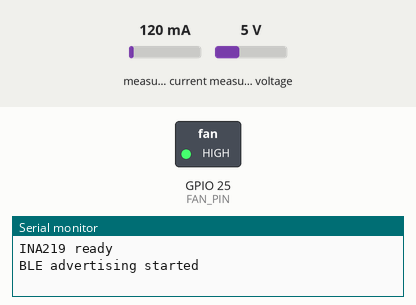
A sketch run on a simulated ESP32. On the bench: switched loads named in the sketch (green lamp = pin HIGH), the last lines printed to the serial monitor. Inputs (shaded band) come from the test bench; at power-on: measured voltage 5 V, measured current 120 mA. Nothing arrives over Bluetooth unless stated; a phone connects over Bluetooth LE 3 s after start.

Above: at 1.7 s.
1.8 s: measured voltage set to 3.7 V
4.8 s: measured voltage set to 3.2 V
At 5.4 s:
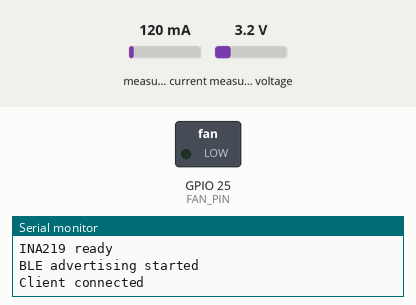
6.3 s: measured voltage set to 3.8 V
At 6.84 s:
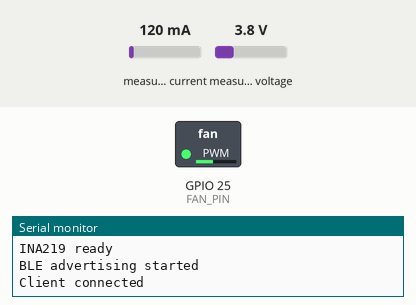
Timing chart, 0 to 9.3 s (numbered marks = the images above; inputs shaded):
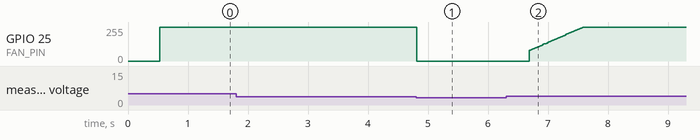

The sketch:

lab4.12.ino
```cpp
#include <Arduino.h>
#include <Wire.h>
#include <Adafruit_INA219.h>
#include <BLEDevice.h>
#include <BLEServer.h>
#include <BLEUtils.h>
#include <BLE2902.h>

#define SERVICE_UUID "12345678-1234-1234-1234-1234567890ab"
#define CHAR_UUID    "12345678-1234-1234-1234-1234567890ac"

// ---- Fan control pin (PWM) ----
#define FAN_PIN          25       // GPIO driving fan MOSFET/driver
#define FAN_PWM_FREQ     25000    // 25 kHz (above audible)
#define FAN_PWM_RES      8        // 8-bit: 0-255

// ============================================================
// ====== CONTROL STRATEGY PARAMETERS =========================
// ============================================================
const float V_BATT_MIN     = 3.35f;   // Turn fan OFF below this
const float V_BATT_RESUME  = 3.55f;   // Only resume after recovery (hysteresis)
const float V_BATT_FULL    = 4.10f;   // Above this, run at full duty

const float I_HARVEST_HIGH = 50.0f;   // Strong harvesting -> push duty up
const float I_HARVEST_LOW  = 5.0f;    // Net positive -> hold/slow increase
const float I_DISCHARGE    = -20.0f;  // Net drain -> reduce duty

const int PWM_STEP_UP   = 4;
const int PWM_STEP_DOWN = 12;         // Drop faster than climb (safety)
const int PWM_MIN_ON    = 80;         // Below this, fan stalls -> turn OFF
const int PWM_MAX       = 255;
// ============================================================

Adafruit_INA219 ina219;
BLECharacteristic *characteristic;
bool connected = false;
bool restartAdvertising = false;

class ServerCallbacks : public BLEServerCallbacks {
  void onConnect(BLEServer*)    { connected = true;  Serial.println("Client connected"); }
  void onDisconnect(BLEServer*) { connected = false; restartAdvertising = true;
                                  Serial.println("Client disconnected"); }
};

int   fanDuty            = 0;
bool  fanEnabled         = false;
float powerAccum_mW      = 0.0f;
uint32_t sampleCount     = 0;
uint32_t lastReportMs    = 0;
uint32_t lastSampleMs    = 0;

// ============================================================
// Control policy: decide fan duty cycle from V and I.
// ============================================================
void updateFanControl(float V, float I_mA) {
  // ---- 1. HARD VOLTAGE PROTECTION (hysteresis) ----
  if (V < V_BATT_MIN) {
    fanEnabled = false;
    fanDuty = 0;
  } else if (V > V_BATT_RESUME) {
    fanEnabled = true;
  }

  if (!fanEnabled) {
    ledcWrite(FAN_PIN, 0);     // core 3.x: write by pin, not channel
    fanDuty = 0;
    return;
  }

  // ---- 2. POWER-BALANCE ADAPTIVE PWM ----
  if (V > V_BATT_FULL) {
    fanDuty = PWM_MAX;
  } else if (I_mA > I_HARVEST_HIGH) {
    fanDuty += PWM_STEP_UP;
  } else if (I_mA > I_HARVEST_LOW) {
    fanDuty += 1;
  } else if (I_mA < I_DISCHARGE) {
    fanDuty -= PWM_STEP_DOWN;
  }

  if (fanDuty > PWM_MAX) fanDuty = PWM_MAX;
  if (fanDuty < 0)       fanDuty = 0;

  int outDuty = (fanDuty < PWM_MIN_ON) ? 0 : fanDuty;
  ledcWrite(FAN_PIN, outDuty);   // core 3.x: write by pin, not channel
}

void setup() {
  Serial.begin(115200);
  delay(500);

  // ---- Fan PWM init (ESP32 Arduino core 3.x API) ----
  ledcAttach(FAN_PIN, FAN_PWM_FREQ, FAN_PWM_RES);
  ledcWrite(FAN_PIN, 0);

  // ---- INA219 init ----
  if (!ina219.begin()) {
    Serial.println("Failed to find INA219 chip");
    while (1) delay(10);
  }
  ina219.setCalibration_16V_400mA();
  Serial.println("INA219 ready");

  // ---- BLE init ----
  BLEDevice::init("ESP32-Lab4-YT");
  BLEDevice::setPower(ESP_PWR_LVL_P9);
  BLEServer *server = BLEDevice::createServer();
  server->setCallbacks(new ServerCallbacks());
  BLEService *service = server->createService(SERVICE_UUID);
  characteristic = service->createCharacteristic(
      CHAR_UUID,
      BLECharacteristic::PROPERTY_NOTIFY
  );
  characteristic->addDescriptor(new BLE2902());
  service->start();
  BLEAdvertising *advertising = BLEDevice::getAdvertising();
  advertising->addServiceUUID(SERVICE_UUID);
  advertising->setScanResponse(true);
  BLEDevice::startAdvertising();
  Serial.println("BLE advertising started");

  lastReportMs = millis();
  lastSampleMs = millis();
}

void loop() {
  if (restartAdvertising) {
    delay(200);
    BLEDevice::startAdvertising();
    Serial.println("Advertising restarted");
    restartAdvertising = false;
  }

  uint32_t now = millis();
  if (now - lastSampleMs < 20) return;
  lastSampleMs = now;

  float shuntVoltage_mV = ina219.getShuntVoltage_mV();
  float busVoltage_V    = ina219.getBusVoltage_V();
  float current_mA      = ina219.getCurrent_mA();
  float loadVoltage_V   = busVoltage_V + (shuntVoltage_mV / 1000.0f);
  float power_mW        = loadVoltage_V * current_mA;

  // ---- APPLY CONTROL POLICY ----
  updateFanControl(loadVoltage_V, current_mA);

  powerAccum_mW += power_mW;
  sampleCount++;

  // ---- Send raw 20 ms data over BLE (when connected) ----
  if (connected) {
    char payload[80];
    snprintf(payload, sizeof(payload),
             "R,V=%.3f,I=%.3f,P=%.3f,D=%d",
             loadVoltage_V, current_mA, power_mW, fanDuty);
    characteristic->setValue((uint8_t*)payload, strlen(payload));
    characteristic->notify();
  }

  // ---- Every 10 s: report average power ----
  if (now - lastReportMs >= 10000) {
    float avgPower = (sampleCount > 0) ? (powerAccum_mW / sampleCount) : 0.0f;
    Serial.printf("[10s AVG] V=%.3f V  I=%.2f mA  Pavg=%.2f mW  duty=%d  en=%d\n",
                  loadVoltage_V, current_mA, avgPower, fanDuty, fanEnabled);

    if (connected) {
      char payload[80];
      snprintf(payload, sizeof(payload),
               "A,V=%.3f,Pavg=%.3f,D=%d", loadVoltage_V, avgPower, fanDuty);
      characteristic->setValue((uint8_t*)payload, strlen(payload));
      characteristic->notify();
    }

    powerAccum_mW = 0.0f;
    sampleCount   = 0;
    lastReportMs  = now;
  }
}
```

Measured:
- the behaviour switches between 3.4 and 3.3 V on measured voltage (found by bisection; images 0 and 1)
- the behaviour switches between 3.5 and 3.6 V on measured voltage (found by bisection; images 1 and 2)
- after the input at 4.8 s, GPIO 25 (FAN_PIN): 255/255 → 0/255 at once
- after the input at 6.3 s, GPIO 25 (FAN_PIN): moves from 0/255 to 255/255 over 0.89 s, starting after 0.39 s
